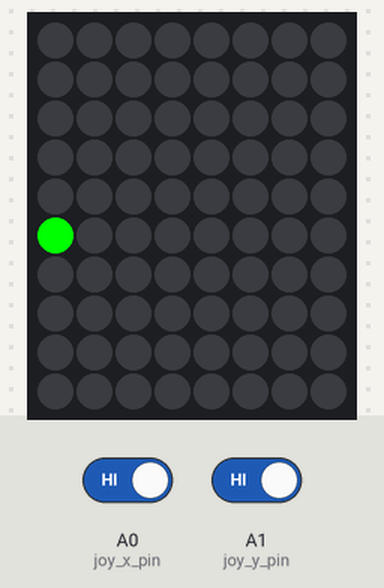
Bench run of a sketch on a simulated Arduino Uno, built with avr-gcc and run on an emulated ATmega328P. Parts: 8×10 RGB LED matrix (first LED top left, wired row by row). The test bench sets the inputs (shaded band); at power-on: A0 (joy_x_pin) HIGH, A1 (joy_y_pin) HIGH. Colours are those a GRB WS2812 strip shows for the declared byte order.

Above: at 1.14 s.
1.4 s: A0 (joy_x_pin) driven LOW
At 1.65 s:
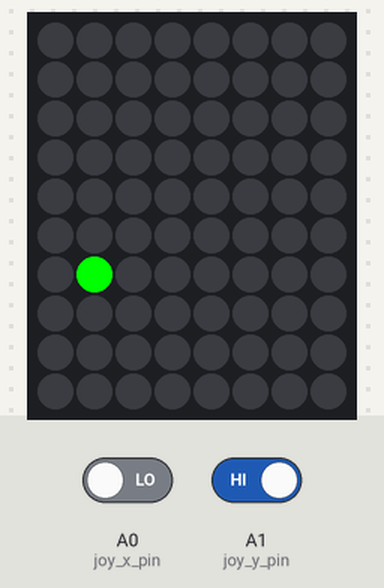
3.0 s: A1 (joy_y_pin) driven LOW
At 4.7 s:
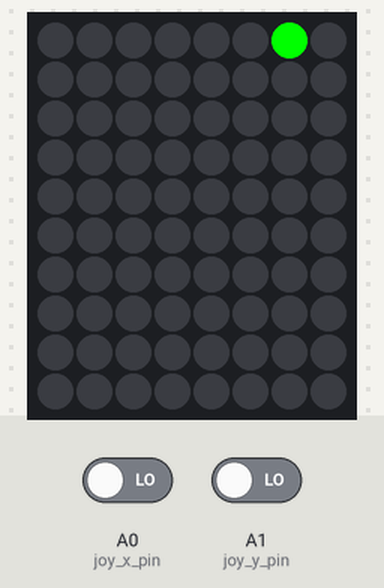
4.8 s: A1 (joy_y_pin) driven HIGH
At 7.0 s:
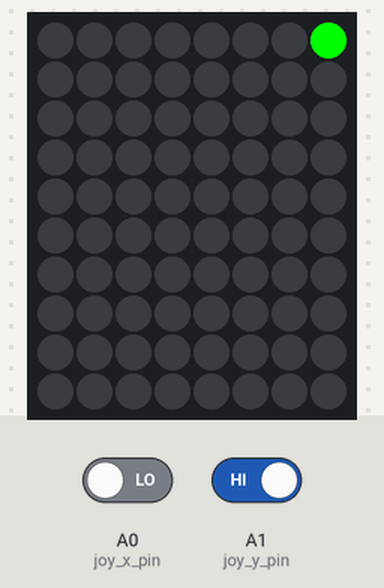
Timing chart, 0 to 8.5 s (numbered marks = the images above; inputs shaded):
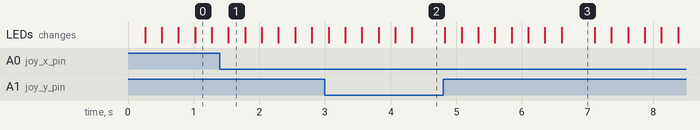

The sketch:

movement.ino
```cpp
#include "FastLED.h"

#define LED_PIN  3
#define CHIPSET  WS2812B

// Matrix dimensions
const uint8_t kMatrixWidth = 8;
const uint8_t kMatrixHeight = 10;
const int matrix_width = 8;
const int matrix_height = 10;

// Joystick
const int joy_x_pin = A0;
const int joy_y_pin = A1;
int joy_x;
int joy_y;

// Snake
int speed = 1;
int length = 1;
char direction = 'u'; // switch case must have data type that is enumerable i.e a char instead of a string
// head pos
int snake_x = 0;
int snake_y = 0;

#define NUM_LEDS (kMatrixWidth * kMatrixHeight)
CRGB leds_plus_safety_pixel[ NUM_LEDS + 1];
CRGB* const leds( leds_plus_safety_pixel + 1); // pointer

// XY Function
uint16_t XY( uint8_t x, uint8_t y)
{
  uint16_t i;
  if( y & 0x01)
  {
    uint8_t reverseX = (kMatrixWidth - 1) - x;
    i = (y * kMatrixWidth) + reverseX;
  }
  else
  {
    i = (y * kMatrixWidth) + x;
  }
  return i;
}

void input()
{
    // values are 0 - 1023 on each axis
    joy_x = digitalRead(joy_x_pin);
    joy_y = digitalRead(joy_y_pin);

    if(joy_x == 0) // LEFT
    {
        direction = 'l';
    }
    if(joy_x == 1023) // RIGHT
    {
        direction = 'r';
    }
    if(joy_y == 0) // DOWN
    {
        direction = 'd';
    }
    if(joy_y == 1023) // UP
    {
        direction = 'u';
    }
}

void movement()
{
    // 0,0 is bottom right hence why x is being increased to move left
    leds[XY(snake_x, snake_y)] = CRGB::Black; // turn off current LED
    switch( direction )
    {
        case( 'u' ):
            if( snake_y < (matrix_height - 1) )
            {
                snake_y ++;
            }
            else
            {
                death();
            }
            // else die animation or whatever
            break;

        case( 'd' ):
            if( snake_y > 0 )
            {
                snake_y --;
            }
            else
            {
                death();
            }
            break;

        case( 'l' ):
            if( snake_x < (matrix_width - 1) )
            {
                snake_x ++;
            }
            else
            {
                death();
            }
            break;

        case( 'r' ):
            if( snake_x > 0 )
            {
                snake_x --;
            }
            else
            {
                death();
            }
            break;
    }
    leds[XY(snake_x, snake_y)] = CRGB::Red; // new position
    FastLED.show();
}

void death()
{
    // animation - i.e flash leds or something
    // reset snake
    leds[XY(snake_x, snake_y)] = CRGB::Black;
    snake_x = 0;
    snake_y = 0;
    leds[XY(snake_x, snake_y)] = CRGB::Red;
    delay(250);
}

void setup()
{
  pinMode(LED_PIN, OUTPUT);
  FastLED.addLeds<CHIPSET, LED_PIN, RGB>(leds, NUM_LEDS);
}

void loop()
{
    input();
    movement();
    delay(250 / speed);
}
```

Measured:
- after the input at 4.8 s, the LEDs: first differ from a run without the input after 0.28 s (image 3 shows a later state)
- what the display in image 3 shows lasts 0.5 s, from 6.6 s to 7.1 s
